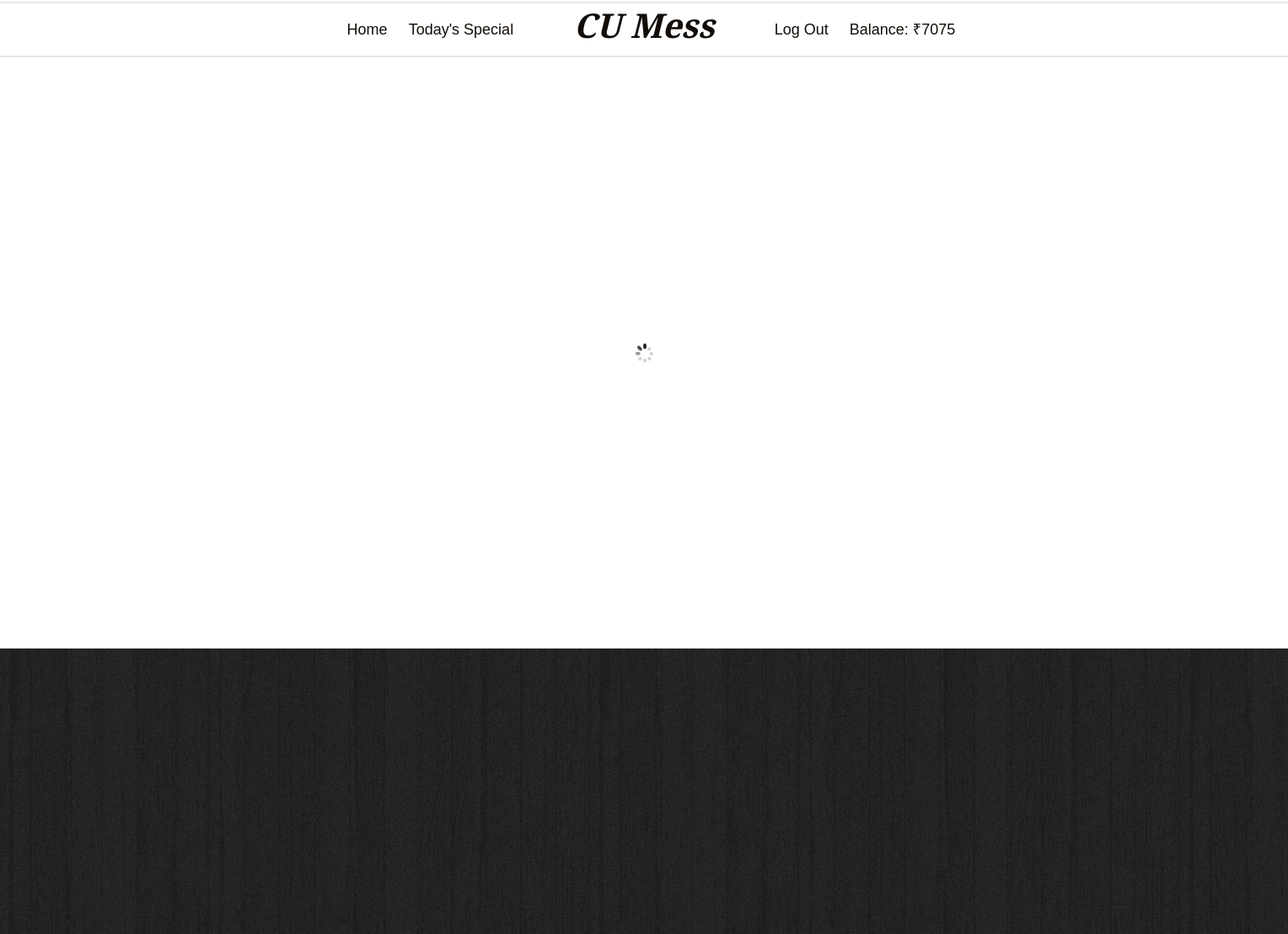
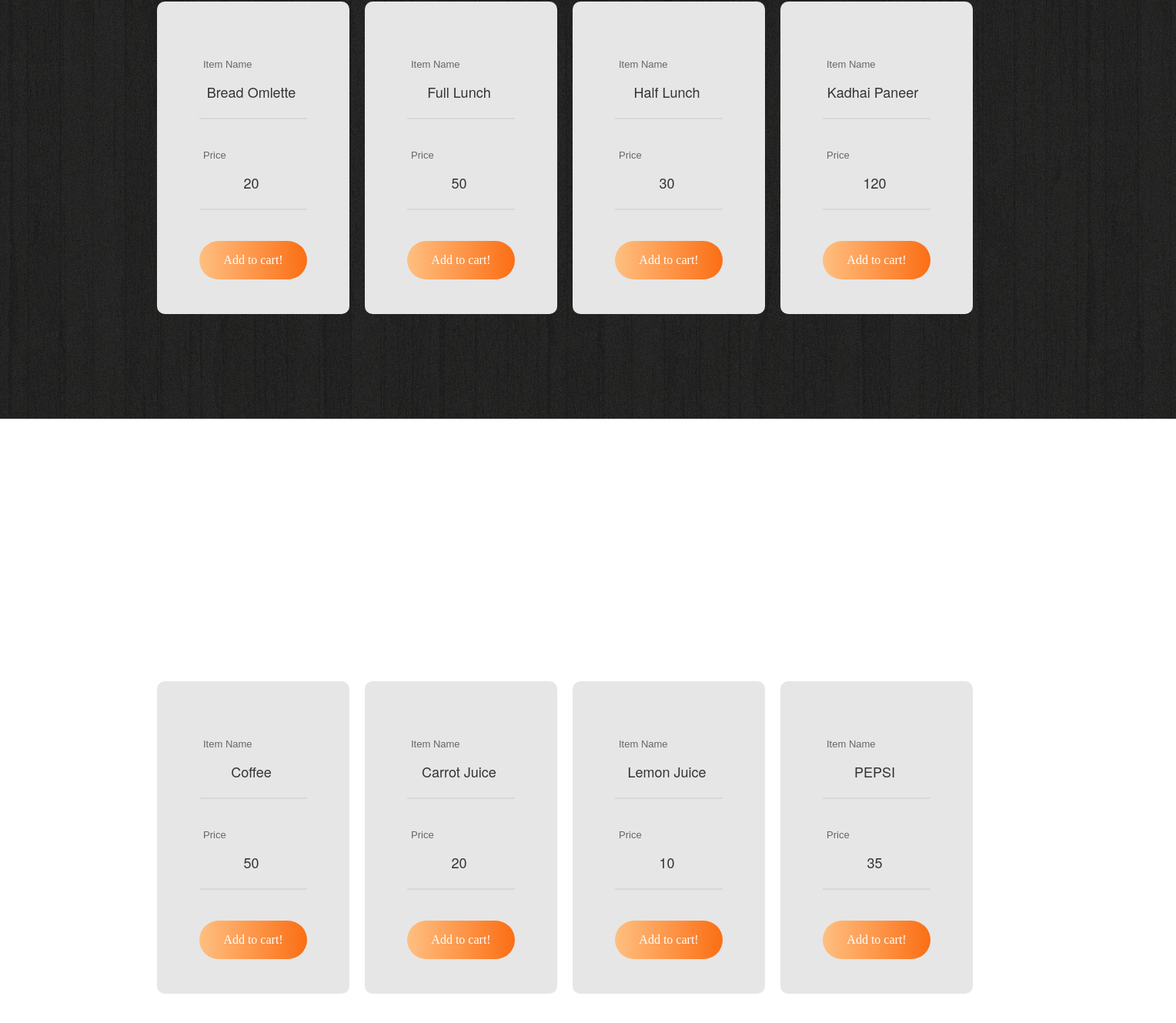
Screenshot of /loggedin.php (signed in) with the database file from the repository (2 pictures, top to bottom).
### tables this page shows
CREATE TABLE `students` (
  `id` int(11) NOT NULL,
  `name` text NOT NULL,
  `email` varchar(256) NOT NULL,
  `st_id` int(10) NOT NULL,
  `password` text NOT NULL,
  `balance` int(11) NOT NULL
);

CREATE TABLE `food` (
  `food_id` varchar(20) NOT NULL,
  `food` text NOT NULL,
  `f_price` int(11) NOT NULL
);

CREATE TABLE `drinks` (
  `drink_id` varchar(20) NOT NULL,
  `drink` text NOT NULL,
  `d_price` int(11) NOT NULL
);

### loggedin.php (the view, shortened to what this page needs)
<?php
				$con=mysqli_connect("localhost", "root", "");
				$sql1="SELECT * From food";
				$records1=mysqli_query($con,$sql1);
				$sql2="SELECT * From drinks";
				$records2=mysqli_query($con,$sql2);
				$id=$_SESSION['id'];
$sql="SELECT * FROM students where st_id='$id'";
$result = mysqli_query($con, $sql);
$row = mysqli_fetch_array($result);
	?>
<!DOCTYPE html>
 <html class="no-js">
	<head>
	<link rel="stylesheet" href="css/animate.css">
	<link rel="stylesheet" href="css/icomoon.css">
	<link rel="stylesheet" href="css/simple-line-icons.css">
	<link rel="stylesheet" href="css/bootstrap-datetimepicker.min.css">
	<link rel="stylesheet" href="css/flexslider.css">
	<link rel="stylesheet" href="css/bootstrap.css">
	<link rel="stylesheet" href="css/style.css">
	<link rel="stylesheet" href="main.css">
<link href="https://cdn.snipcart.com/themes/2.0/base/snipcart.min.css" type="text/css" rel="stylesheet" />
	</head>
	<body>
	<div id="fh5co-container">
		<div class="js-sticky">
			<div class="fh5co-main-nav">
				<div class="container-fluid">
					<div class="fh5co-menu-1">
						<a href="#" data-nav-section="home">Home</a>
						<a href="#" data-nav-section="features">Today's Special</a>
					</div>
					<div class="fh5co-logo">
						<a href="loggedin.php">CU Mess</a>
					</div>
					<div class="fh5co-menu-2">
						<a href="logout.php" data-nav-section="menu">Log Out</a>
<?php
echo "<a>Balance: ₹".$row['balance']."</a>";
?>
					</div>
				</div>
			</div>
		</div>
		<div id="fh5co-home" class="js-fullheight" data-section="home">
			<div class="flexslider">
				<div class="fh5co-text">
					<div class="container">
						<div class="row">
						</div>
					</div>
				</div>
			</div>
		</div>
<link rel="stylesheet" type="text/css" href="css/form.css">
		<div id="fh5co-featured" data-section="features">
			<div class="container">
				<div class="row text-center fh5co-heading row-padded">
				<div class="col-md-8 col-md-offset-2">
				</div>
			</div>
							<?php
							while ($food=mysqli_fetch_assoc($records1))
							{
							?>
			<div id="first">
		<div class="wrap-contact100">
			<form action="" class="contact100-form validate-form" method="post">
				<div class="wrap-input100 validate-input" data-validate="Name is required">
					<span class="label-input100">Item Name</span>
					<input class="input100" type="button" name="item_name" value="<?php echo $food ['food']; ?> ">
					<span class="focus-input100"></span>
				</div>
				<div class="wrap-input100 validate-input" >
					<span class="label-input100">Price</span>
					<input class="input100" type="button" name="price"  value="<?php echo $food ['f_price']; ?> ">
					<span class="focus-input100"></span>
				</div>
				<div class="container-contact100-form-btn">
					<div class="wrap-contact100-form-btn">
						<div class="contact100-form-bgbtn"></div>
						<button type="submit" class="contact100-form-btn">
							<span>
								Add to cart!
							</span>
						</button>
					</div>
				</div>
			</form>
		</div>
	</div>
							<?php
							}
							?>
</div>
</div>
		<div id="fh5co-menus" data-section="menu">
			<div class="container">
				<div class="row text-center fh5co-heading row-padded">
					<div class="col-md-8 col-md-offset-2">
					</div>
				</div>
							<?php
							while ($Drinks=mysqli_fetch_assoc($records2))
							{
							?>
<div id="first">
		<div class="wrap-contact100">
			<form action ="" class="contact100-form validate-form" method="post">
				<div class="wrap-input100 validate-input" data-validate="Name is required">
					<span class="label-input100">Item Name</span>
					<input class="input100" type="button" name="item_name" value="<?php echo $Drinks ['drink']; ?> ">
					<span class="focus-input100"></span>
				</div>
				<div class="wrap-input100 validate-input" >
					<span class="label-input100">Price</span>
					<input class="input100" type="button" name="price"  value="<?php echo $Drinks ['d_price']; ?> ">
					<span class="focus-input100"></span>
				</div>
				<div class="container-contact100-form-btn">
					<div class="wrap-contact100-form-btn">
						<div class="contact100-form-bgbtn"></div>
						<button class="contact100-form-btn">
							<span>
								Add to cart!
							</span>
						</button>
					</div>
				</div>
			</form>
		</div>
	</div>
<?php
}
?>
	</div>
			</div>
<link href="https://cdn.snipcart.com/themes/2.0/base/snipcart.min.css" type="text/css" rel="stylesheet" />
	</body>
</html>

### css/flexslider.css (style rules this page uses)
.flexslider { margin: 0; padding: 0; }
.flexslider { margin: 0 0 60px; background: #ffffff; border: 4px solid #ffffff; position: relative; zoom: 1; -webkit-border-radius: 4px; -moz-border-radius: 4px; border-radius: 4px; -webkit-box-shadow: '' 0 1px 4px rgba(0, 0, 0, 0.2); -moz-box-shadow: '' 0 1px 4px rgba(0, 0, 0, 0.2); -o-box-shadow: '' 0 1px 4px rgba(0, 0, 0, 0.2); box-shadow: '' 0 1px 4px rgba(0, 0, 0, 0.2); }

### css/style.css (style rules this page uses)
body { font-family: "Merriweather", serif; font-size: 18px; font-weight: 300; line-height: 2; color: #5e493a; }
a { color: #fb6e14; -webkit-transition: 0.5s; -o-transition: 0.5s; transition: 0.5s; }
#fh5co-home { min-height: 700px; background: #fff url(../images/loader.gif) no-repeat center center; }
#fh5co-home .flexslider { border: none; position: relative; z-index: 1; margin-bottom: 0; }
#fh5co-home .flexslider .fh5co-text { position: absolute; z-index: 3; width: 100%; top: 50%; margin-top: -212px; text-align: center; }
.fh5co-main-nav { position: relative; background: #fff; }
.fh5co-main-nav:before, .fh5co-main-nav:after { content: ""; position: absolute; left: 0; height: 2px; width: 100%; background: #e6e6e6; }
.fh5co-main-nav:before { top: 2px; }
.fh5co-main-nav:after { bottom: 2px; }
.fh5co-main-nav .fh5co-menu-1, .fh5co-main-nav .fh5co-menu-2, .fh5co-main-nav .fh5co-logo { vertical-align: middle; float: left; line-height: 0; }
.fh5co-main-nav .fh5co-menu-1 a, .fh5co-main-nav .fh5co-menu-2 a, .fh5co-main-nav .fh5co-logo a { padding: 35px 10px; color: #130d08; display: -moz-inline-stack; display: inline-block; zoom: 1; *display: inline; }
.fh5co-main-nav .fh5co-menu-1 { text-align: right; width: 40.33%; }
.fh5co-main-nav .fh5co-menu-1 a { vertical-align: middle; }
.fh5co-main-nav .fh5co-logo { text-align: center; width: 19.33%; font-size: 40px; font-family: "Playfair Display", serif; font-weight: 700; font-style: italic; }
.fh5co-main-nav .fh5co-logo a { position: relative; top: -5px; display: inline-block; }
.fh5co-main-nav .fh5co-menu-2 { text-align: left; width: 40.33%; }
#fh5co-featured { padding: 7em 0; background: #130d08 url(../images/wood_1.png) repeat; }
#fh5co-menus { padding: 7em 0; }
#fh5co-container { position: relative; z-index: 10; }
#fh5co-offcanvas, #fh5co-container, .fh5co-nav-toggle, #fh5co-footer { -webkit-transition: 0.5s; -o-transition: 0.5s; transition: 0.5s; }
#fh5co-container, .fh5co-nav-toggle, #fh5co-footer { z-index: 2; position: relative; }
.js-sticky { display: block; }
.row-padded { padding-bottom: 40px; }

### main.css (style rules this page uses)
* { box-sizing: border-box; }
body,html { height: 100%; margin: 0; font-family: Arial,Helvetica,sans-serif; }
form { margin: 0 auto; margin-top: 20px; }
input { font-family: "Helvetica Neue", Helvetica, sans-serif; font-size: 12px; outline: none; }

### rows the page displays
students: balance "7075"
food: item_name "Bread Omlette", price "20"
food: item_name "Full Lunch", price "50"
food: item_name "Half Lunch", price "30"
food: item_name "Kadhai Paneer", price "120"
drinks: item_name "Coffee", price "50"
drinks: item_name "Carrot Juice", price "20"
drinks: item_name "Lemon Juice", price "10"
drinks: item_name "PEPSI", price "35"
